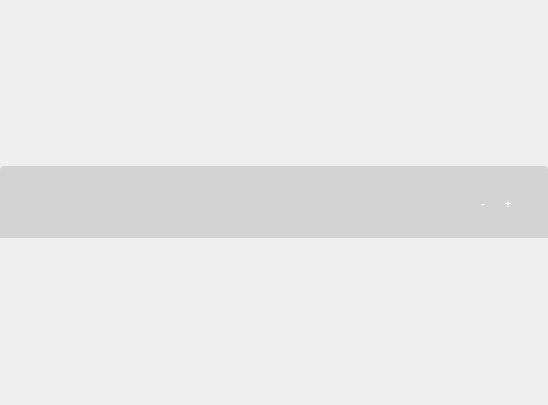
<?xml version="1.0" encoding="UTF-8"?>
<ui version="4.0">
 <class>FramelessWindowCentralWidget</class>
 <widget class="QWidget" name="FramelessWindowCentralWidget">
  <property name="geometry">
   <rect>
    <x>0</x>
    <y>0</y>
    <width>548</width>
    <height>405</height>
   </rect>
  </property>
  <property name="windowTitle">
   <string>Form</string>
  </property>
  <property name="styleSheet">
   <string notr="true">.FramelessWindowCentralWidget {
	border-radius: 4px;
	border: 1px solid lightgray;
	background: lightgray;
}

#titleBarWidget {
	background-color: lightgray;
	background-image: url(:/icon/title-bar-2.png);
	border-top-left-radius: 4px;
	border-top-right-radius: 4px;
	min-height: 72px;
	max-height: 72px;
}

#titleBarWidget #titleLabel {
	padding: 3px 3px 3px 5px;
}

#titleBarWidget .QPushButton {
	border: 0px solid red;
	border-radius: 8px;
	width: 20px;
	height: 20px;
	margin-top: 5px;
	margin-right: 5px;
	/*background-color: gray;*/
	color: white;
}

#closeButton {
	qproperty-icon: url(:/icon/close.png);
}</string>
  </property>
  <layout class="QGridLayout" name="gridLayout_3">
   <property name="leftMargin">
    <number>0</number>
   </property>
   <property name="topMargin">
    <number>0</number>
   </property>
   <property name="rightMargin">
    <number>0</number>
   </property>
   <property name="bottomMargin">
    <number>0</number>
   </property>
   <property name="spacing">
    <number>0</number>
   </property>
   <item row="0" column="0">
    <widget class="QWidget" name="titleBarWidget" native="true">
     <property name="sizePolicy">
      <sizepolicy hsizetype="Preferred" vsizetype="Maximum">
       <horstretch>0</horstretch>
       <verstretch>0</verstretch>
      </sizepolicy>
     </property>
     <layout class="QGridLayout" name="gridLayout_2">
      <property name="leftMargin">
       <number>0</number>
      </property>
      <property name="topMargin">
       <number>0</number>
      </property>
      <property name="rightMargin">
       <number>0</number>
      </property>
      <property name="bottomMargin">
       <number>0</number>
      </property>
      <item row="0" column="2">
       <widget class="QWidget" name="buttonsWidget" native="true">
        <layout class="QGridLayout" name="gridLayout">
         <property name="leftMargin">
          <number>0</number>
         </property>
         <property name="topMargin">
          <number>0</number>
         </property>
         <property name="rightMargin">
          <number>0</number>
         </property>
         <property name="bottomMargin">
          <number>0</number>
         </property>
         <property name="spacing">
          <number>0</number>
         </property>
         <item row="0" column="1">
          <widget class="QPushButton" name="maximizeButton">
           <property name="text">
            <string>+</string>
           </property>
           <property name="flat">
            <bool>true</bool>
           </property>
          </widget>
         </item>
         <item row="0" column="2">
          <widget class="QPushButton" name="closeButton">
           <property name="text">
            <string/>
           </property>
           <property name="flat">
            <bool>true</bool>
           </property>
          </widget>
         </item>
         <item row="0" column="0">
          <widget class="QPushButton" name="minimizeButton">
           <property name="text">
            <string>-</string>
           </property>
           <property name="flat">
            <bool>true</bool>
           </property>
          </widget>
         </item>
        </layout>
       </widget>
      </item>
      <item row="0" column="0">
       <widget class="QLabel" name="titleLabel">
        <property name="sizePolicy">
         <sizepolicy hsizetype="Expanding" vsizetype="Preferred">
          <horstretch>0</horstretch>
          <verstretch>0</verstretch>
         </sizepolicy>
        </property>
        <property name="text">
         <string/>
        </property>
       </widget>
      </item>
     </layout>
    </widget>
   </item>
  </layout>
 </widget>
 <resources/>
 <connections/>
</ui>
